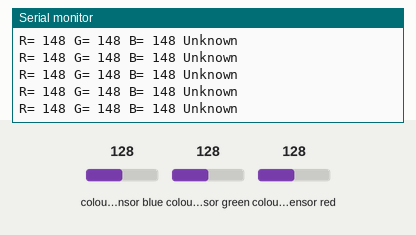
Recording of a sketch running on a simulated Arduino Uno, built with avr-gcc and run on an emulated ATmega328P. Parts: the last lines printed to the serial monitor. Inputs (shaded band) come from the test bench; at power-on: colour sensor blue 128, colour sensor green 128, colour sensor red 128.

Above: at 1.2 s.
1.3 s: colour sensor blue set to 191
At 1.61 s:
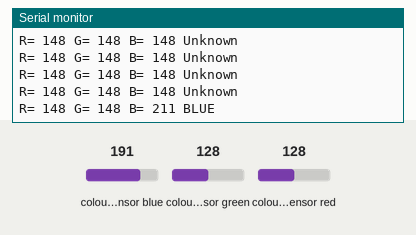
3.3 s: colour sensor green set to 5
At 3.47 s:
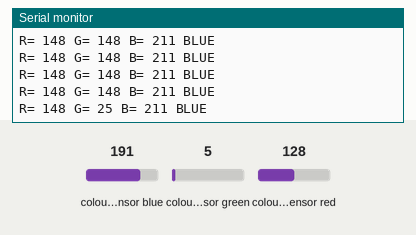
4.8 s: colour sensor blue set to 5
At 5.13 s:
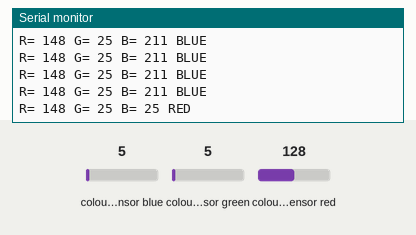
6.8 s: colour sensor green set to 191
At 6.99 s:
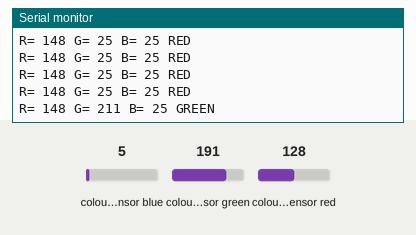
8.7 s: colour sensor red set to 5
At 8.85 s:
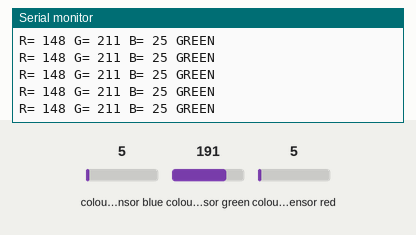

The sketch:

TCS-3200-COLOR-SENSOR.ino
```cpp
#include <tcs3200.h> // Include the TCS3200 library

// Variables to store color values
int r, g, b;

// Create a TCS3200 object with specified pins
// (S0, S1, S2, S3, output pin)
tcs3200 tcs(4, 5, 6, 7, 8);

void setup()
{
    // Initialize serial communication at a baud rate of 9600
    Serial.begin(9600);
}

void loop()
{
    // Read the red color value from the sensor
    r = tcs.colorRead('r');
    Serial.print("R= ");
    Serial.print(r);
    Serial.print(" ");

    // Read the green color value from the sensor
    g = tcs.colorRead('g');
    Serial.print("G= ");
    Serial.print(g);
    Serial.print(" ");

    // Read the blue color value from the sensor
    b = tcs.colorRead('b');
    Serial.print("B= ");
    Serial.print(b);
    Serial.print(" ");

    // Determine the dominant color and print its name
    String colorName = getDominantColorName(r, g, b);
    Serial.println(colorName);

    // Wait for 200 milliseconds before repeating the loop
    delay(200);
}

// Function to determine the dominant color
String getDominantColorName(uint8_t r, uint8_t g, uint8_t b)
{
    if (r > g && r > b)
    {
        return "RED";
    }
    else if (g > r && g > b)
    {
        return "GREEN";
    }
    else if (b > r && b > g)
    {
        return "BLUE";
    }
    else
    {
        return "Unknown";
    }
}
```

Measured:
- after the input at 1.3 s, the serial monitor: prints a new line after 0.15 s (image 1)
- after the input at 3.3 s, the serial monitor: prints a new line at once (image 2)
- after the input at 4.8 s, the serial monitor: prints a new line after 0.17 s (image 3)
- after the input at 6.8 s, the serial monitor: prints a new line at once (image 4)
